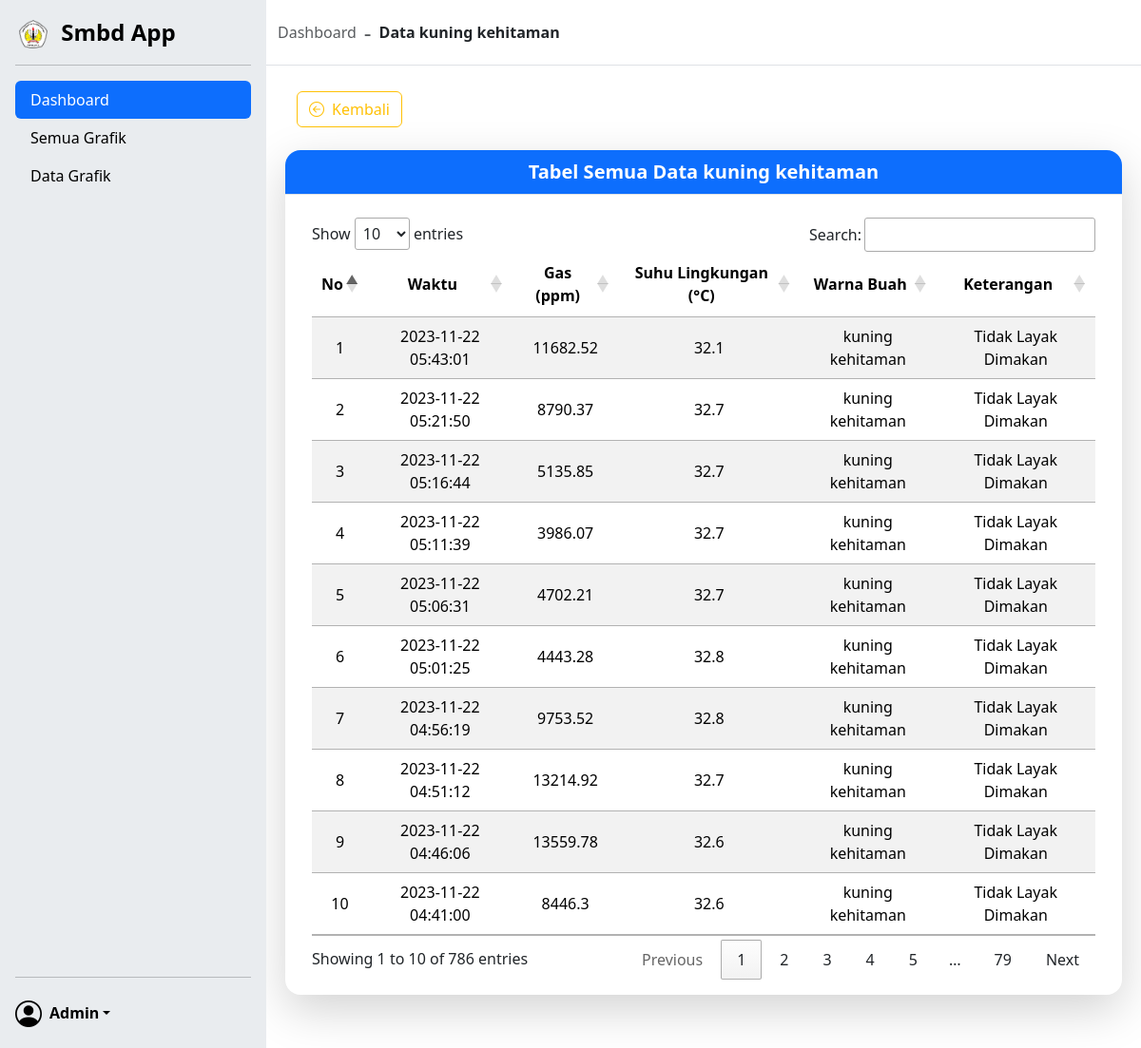
The page /rincian-buah-tidak-layak-dimakan.php?warna-buah=kuning kehitaman (signed in) on the database its author committed.
### tables this page shows
CREATE TABLE `data` (
  `id` int(7) NOT NULL,
  `gas` float(8,2) DEFAULT NULL,
  `suhu_lingkungan` float(4,2) DEFAULT NULL,
  `warna_buah_id` int(3) DEFAULT NULL,
  `kelayakan` tinyint(1) NOT NULL,
  `created_at` timestamp NOT NULL DEFAULT current_timestamp(),
  `updated_at` timestamp NOT NULL DEFAULT current_timestamp() ON UPDATE current_timestamp()
);

CREATE TABLE `warna_buah` (
  `id` int(3) NOT NULL,
  `warna` varchar(30) NOT NULL
);

### rincian-buah-tidak-layak-dimakan.php (the view, shortened to what this page needs)
<?php
require 'conn.php';
include "./View/data.view.php";
?>
<!DOCTYPE html>
<html lang="en">
<head>
    <link rel="stylesheet" href="public/css/bootstrap.min.css" />
    <link rel="stylesheet" href="public/css/sidebars.css" />
    <link rel="stylesheet" href="https://cdn.jsdelivr.net/npm/bootstrap-icons@1.10.4/font/bootstrap-icons.css">
    <link rel="stylesheet" href="https://cdn.datatables.net/1.13.4/css/jquery.dataTables.min.css">
</head>
<body>
    <div class="sidebar d-flex flex-column flex-shrink-0 p-1 p-md-3 bg-body-secondary">
        <a href="" class="d-flex align-items-center mb-md-0 me-md-auto link-body-emphasis text-decoration-none">
            <span class="fs-4 fw-bold text-text-center">
                <img src="public/image/untan.png" width="30px" class="mx-1 me-md-2">
                <span class="text-dashboard-item">Smbd App</span>
            </span>
        </a>
        <hr>
        <ul class="nav nav-pills flex-column mb-auto">
            <li>
                <a href="index.php" class="nav-link active text-dashboard-item">
                    Dashboard
                </a>
            </li>
            <li>
                <a href="all-grafik.php" class="nav-link link-body-emphasis text-dashboard-item">
                    Semua Grafik
                </a>
            </li>
            <li class="nav-item">
                <a href="data-tables.php" class="nav-link link-body-emphasis text-dashboard-item">
                    Data Grafik
                </a>
            </li>
        </ul>
        <hr>
        <div class="dropdown">
            <a href="#" class="d-flex align-items-center link-body-emphasis text-decoration-none dropdown-toggle" data-bs-toggle="dropdown" aria-expanded="false">
                <i class="bi bi-person-circle fs-3 me-2"></i>
                <strong class="text-dashboard-item"><?= $_SESSION['admin-name'] ?></strong>
            </a>
        </div>
    </div>
    <div class="main-content">
        <div class="container scrollarea">
            <div class="row">
                <div class="col-md-12 pt-3 pb-3 border-bottom bg index">
                    <a href="" class="d-flex align-items-center me-md-auto text-dark text-decoration-none">
                        <span class="fs-6 text-muted me-2">Dashboard </span><span class="fs-4 text-muted"> - </span><span class="ms-2 fs-6 fw-bold"> Data <?= $_GET['warna-buah'] ?></span>
                    </a>
                </div>
            </div>
            <div class="row m-2 mt-5">
                <div class="row mt-5">
                    <div class="col-md-12">
                        <a href="buah-tidak-layak-dimakan.php" class="text-decoration-none">
                            <button type="button" class="btn btn-outline-warning"><i class="bi bi-arrow-left-circle me-2"></i>Kembali</button>
                        </a>
                    </div>
                </div>
                <div class="col-md-12 shadow-lg border border-0 rounded-4 mt-4 mb-5">
                    <div class="row mb-2">
                        <div class="col-md-12 bg-primary text-center border-0 border-bottom rounded-top-4 p-2">
                            <span class="fs-5 text-white fw-bold">
                                Tabel Semua Data <?= $_GET['warna-buah'] ?>
                            </span>
                        </div>
                    </div>
                    <div class="container p-3">
                        <div class="col-md-12 table-responsive text-center">
                            <table class="table table-striped align-middle" id="data_grafik_table">
                                <thead>
                                    <tr>
                                        <th class="align-middle text-center">No</th>
                                        <th class="align-middle text-center">Waktu</th>
                                        <th class="align-middle text-center">Gas (ppm)</th>
                                        <th class="align-middle text-center">Suhu Lingkungan (°C)</th>
                                        <th class="align-middle text-center">Warna Buah</th>
                                        <th class="align-middle text-center">Keterangan</th>
                                    </tr>
                                </thead>
                                <tbody>
                                    <?php
                                    $warna_buah = $_GET['warna-buah'];
                                    $query = "SELECT data.*, warna_buah.warna AS warna_buah_warna FROM data JOIN warna_buah ON data.warna_buah_id = warna_buah.id  WHERE kelayakan = false && warna = ? ORDER BY created_at DESC";
                                    $stmt = $mysqli->prepare($query);
                                    $stmt->bind_param("s", $warna_buah);
                                    $stmt->execute();
                                    $result = $stmt->get_result();
                                    $no = 1;
                                    while ($row = $result->fetch_assoc()) {
                                        if ($row['kelayakan'] == true) {
                                            $keterangan = "Layak Dimakan";
                                        } else {
                                            $keterangan = "Tidak Layak Dimakan";
                                        } ?>
                                        <tr>
                                            <td><?= $no++ ?></td>
                                            <td><?= $row['created_at'] ?></td>
                                            <td><?= $row['gas'] ?></td>
                                            <td><?= $row['suhu_lingkungan'] ?></td>
                                            <td><?= $row['warna_buah_warna'] ?></td>
                                            <td><?= $keterangan ?></td>
                                        <?php } ?>
                                </tbody>
                            </table>
                        </div>
                    </div>
                </div>
            </div>
        </div>
    </div>
</body>
</html>

### public/css/sidebars.css (style rules this page uses)
.sidebar { position: fixed; top: 0; bottom: 0; left: 0; overflow-y: unset; height: 100vh; width: 280px; }
.main-content { margin-left: 280px; height: 100vh; overflow-y: scroll; }
.dropdown-toggle { outline: 0; }
.scrollarea { overflow-y: auto; }
.bg { background-color: #ffffff; }
.index { position: fixed; z-index: 9000; }

### rows shown on the page
data: created_at "2023-11-22 05:43:01", gas "11682.52", suhu_lingkungan "32.1", warna_buah.warna "kuning kehitaman", kelayakan "Tidak Layak Dimakan"
data: created_at "2023-11-22 05:21:50", gas "8790.37", suhu_lingkungan "32.7", warna_buah.warna "kuning kehitaman", kelayakan "Tidak Layak Dimakan"
data: created_at "2023-11-22 05:16:44", gas "5135.85", suhu_lingkungan "32.7", warna_buah.warna "kuning kehitaman", kelayakan "Tidak Layak Dimakan"
data: created_at "2023-11-22 05:11:39", gas "3986.07", suhu_lingkungan "32.7", warna_buah.warna "kuning kehitaman", kelayakan "Tidak Layak Dimakan"
data: created_at "2023-11-22 05:06:31", gas "4702.21", suhu_lingkungan "32.7", warna_buah.warna "kuning kehitaman", kelayakan "Tidak Layak Dimakan"
data: created_at "2023-11-22 05:01:25", gas "4443.28", suhu_lingkungan "32.8", warna_buah.warna "kuning kehitaman", kelayakan "Tidak Layak Dimakan"
data: created_at "2023-11-22 04:56:19", gas "9753.52", suhu_lingkungan "32.8", warna_buah.warna "kuning kehitaman", kelayakan "Tidak Layak Dimakan"
data: created_at "2023-11-22 04:51:12", gas "13214.92", suhu_lingkungan "32.7", warna_buah.warna "kuning kehitaman", kelayakan "Tidak Layak Dimakan"
data: created_at "2023-11-22 04:46:06", gas "13559.78", suhu_lingkungan "32.6", warna_buah.warna "kuning kehitaman", kelayakan "Tidak Layak Dimakan"
data: created_at "2023-11-22 04:41:00", gas "8446.3", suhu_lingkungan "32.6", warna_buah.warna "kuning kehitaman", kelayakan "Tidak Layak Dimakan"

### other values the page prints
$_SESSION['admin-name'] "Admin"
$_GET['warna-buah'] "kuning kehitaman"
